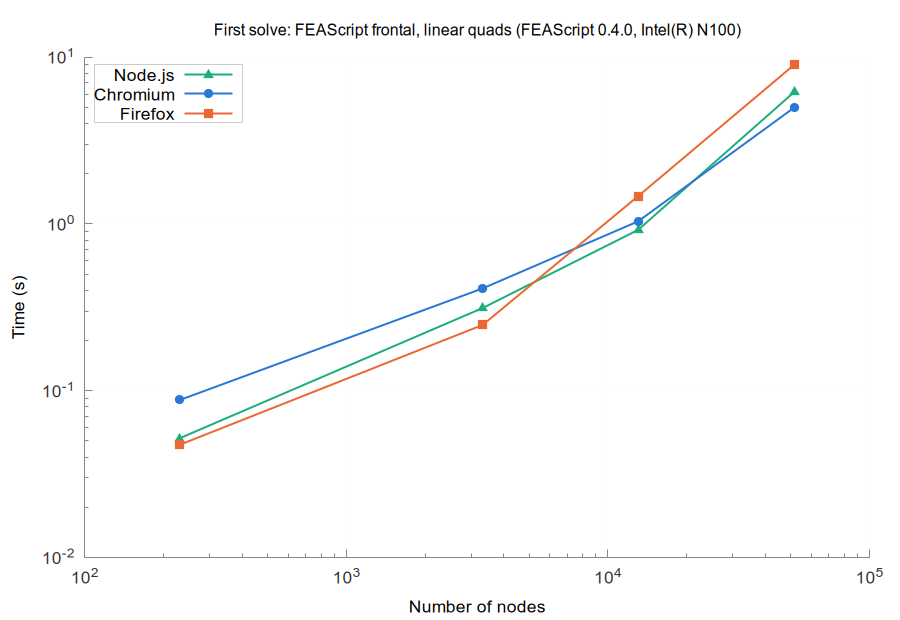

gnuplot code for this plot:
set terminal pngcairo size 900,620 font 'Arial,13'
set border 3 lc rgb '#888888'; set tics nomirror tc rgb '#333333'
set grid lc rgb '#e6e6e6' lw 1; set key top left box lc rgb '#cccccc' opaque
set logscale xy; set format y '10^{%L}'; set format x '10^{%L}'
set output 'browsers_FEAScript_frontal_linear_quads_first.png'
set title 'First solve: FEAScript frontal, linear quads (FEAScript 0.4.0, Intel(R) N100)' font 'Arial,12'
set xlabel 'Number of nodes'
set ylabel 'Time (s)'
plot 'browsers_FEAScript_frontal_linear_quads_first_node.dat' u 1:2 w lp lw 2 pt 9 ps 1.2 lc rgb '#1baf7a' t 'Node.js', \
     'browsers_FEAScript_frontal_linear_quads_first_chromium.dat' u 1:2 w lp lw 2 pt 7 ps 1.2 lc rgb '#2a78d6' t 'Chromium', \
     'browsers_FEAScript_frontal_linear_quads_first_firefox.dat' u 1:2 w lp lw 2 pt 5 ps 1.2 lc rgb '#eb6834' t 'Firefox'
